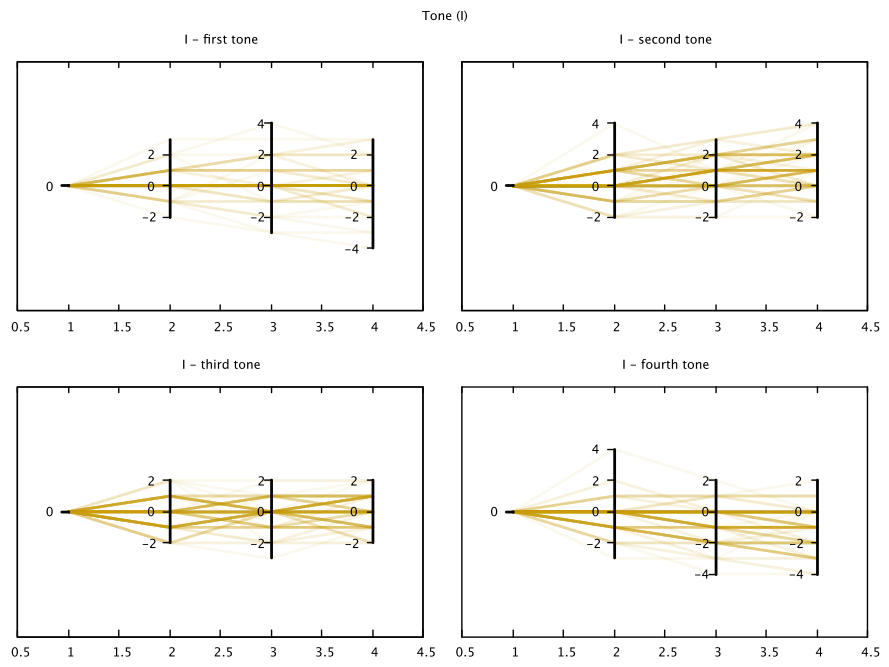

Generate this figure with gnuplot:
set datafile separator ","
avg(a,b,c,d)=(a+b+c+d)/4
f(b,o)=avg(column(b),column(b+1),column(b+2),column(b+3))-column(b+o)
g(b,o)=column(b)-column(b+o)
set xrange [] noextend
unset ytics
set for [i=1:4] paxis i tics
set for [i=1:4] paxis i range [-8:8]

set multiplot layout 2,2 title "Tone (I)"
unset key

set title "I - first tone"
c=17; plot 'res_ftf.csv' using (g(c,0)):(g(c,1)):(g(c,2)):(g(c,3)) with parallel linecolor rgb "#EECC9900" linewidth 2
set title "I - second tone"
c=21; plot 'res_ftf.csv' using (g(c,0)):(g(c,1)):(g(c,2)):(g(c,3)) with parallel linecolor rgb "#EECC9900" linewidth 2
set title "I - third tone"
c=25; plot 'res_ftf.csv' using (g(c,0)):(g(c,1)):(g(c,2)):(g(c,3)) with parallel linecolor rgb "#EECC9900" linewidth 2
set title "I - fourth tone"
c=29; plot 'res_ftf.csv' using (g(c,0)):(g(c,1)):(g(c,2)):(g(c,3)) with parallel linecolor rgb "#EECC9900" linewidth 2
